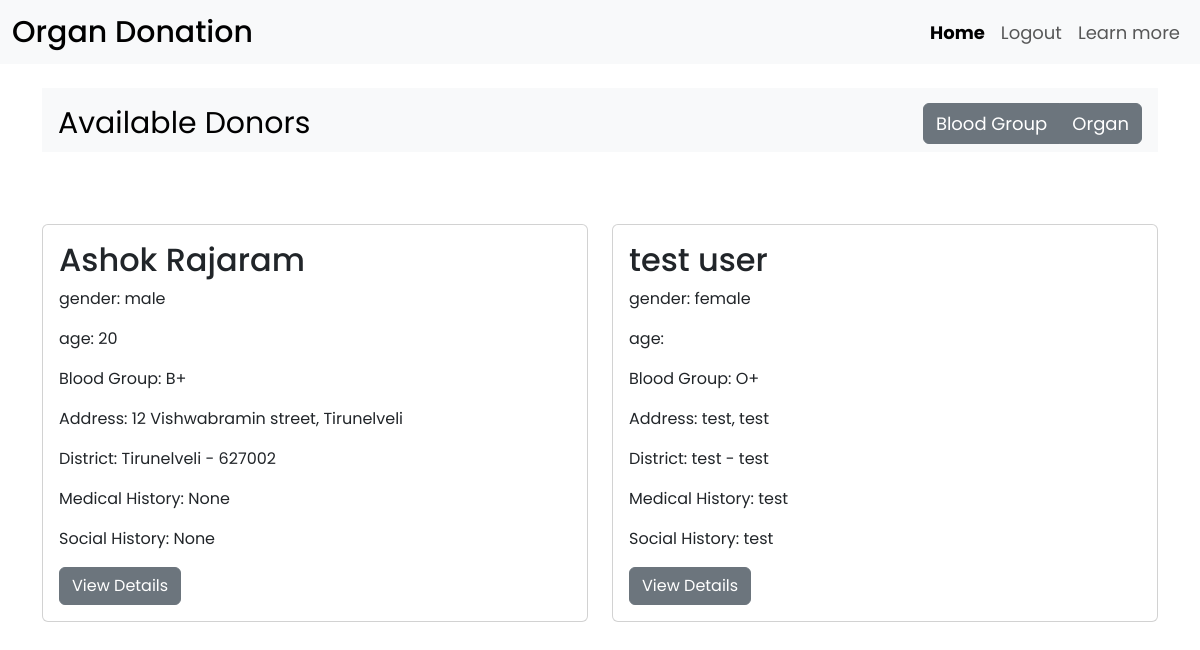
Before: /recipient/homeorgan/ (signed in) with the older database file.
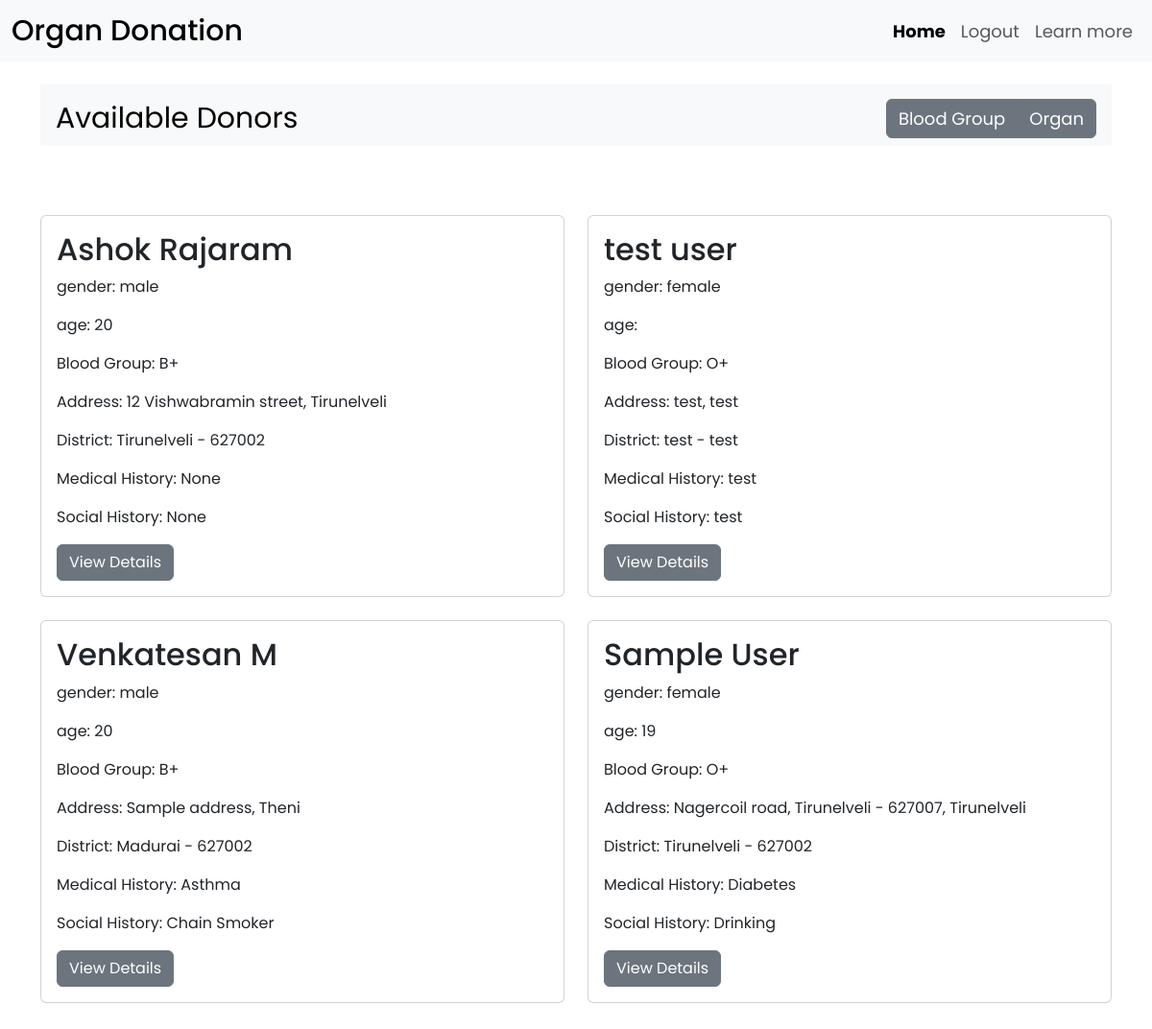
After: the same page with the newer database file.
### organdonation/models.py (models this page shows)
class Donor(models.Model):
   user = models.OneToOneField(User, on_delete=models.CASCADE, primary_key=True)
   email = models.EmailField(max_length=150, null=True)
   first_name = models.CharField(max_length=60)
   last_name = models.CharField(max_length=60)
   dob = models.DateField(null=True)
   age = models.CharField(max_length=2 ,null=True)
   gender = models.CharField(max_length=10)
   mobile = models.CharField(max_length=10)
   blood_group = models.CharField(max_length=3)
   aadhaar = models.CharField(max_length=16)
   addr_line = models.CharField(max_length=100)
   city = models.CharField(max_length=60)
   district = models.CharField(null=True, max_length=60)
   state = models.CharField(max_length=60)
   pincode = models.CharField(max_length=6)
   organs = models.ManyToManyField(Organ)
   medical_history = models.TextField(max_length=200)
   social_history = models.TextField(max_length=200)
   def __str__(self):
      return (f"{self.first_name} {self.last_name}")

### organdonation/views.py (the view)
# urls.py: path('recipient/homeorgan/', views.recipienthomeorganview, name='recipienthomeorgan'),
def recipienthomeorganview(request):
    current_user = request.user
    if current_user.is_authenticated and current_user.is_recipient:
        donorlist = (Donor.objects.all())
        organ = Organ.objects.get(name = current_user.recipient.organ_needed)
        organmatchlist = []
        for donor in donorlist:
            donating_organs = (donor.organs.all())
            for d_organ in donating_organs:
                if d_organ == organ:
                    organmatchlist.append(donor)
                else:
                    pass
        print(organmatchlist)
        organdonormatch = tuple(organmatchlist)
        return render(request, 'organdonation/recipienthome.html',{'organview': True, 'donorslist': organdonormatch})

### organdonation/templates/organdonation/recipienthome.html (shortened to what this page needs)
{% extends 'organdonation/base.html' %}
{% load static %}
{% block csslink%}
<link rel="stylesheet" href="{% static 'organdonation/css/style1.css' %}" />
{%endblock csslink %}
{% block body %}
<div class="container"><br>
   <nav id="navbar-example2" class="navbar bg-body-tertiary px-3 mb-3">
      <a class="navbar-brand" href="#">Available Donors</a>
      <ul class="nav nav-pills">
         <div class="btn-group">
            <a href="{% url 'recipienthome' %}" class="btn btn-secondary text-decoration-none" aria-current="page">Blood Group</a>
            <a href="{% url 'recipienthomeorgan' %}" class="btn btn-secondary text-decoration-none">Organ</a>
          </div>
      </ul>
    </nav>
    {% block view %}
   <div class="row row-cols-1 row-cols-md-2 g-4 my-5">
      {% if organview %}
         {% include 'organdonation/recipientorganview.html' %}
      {% endif %}
   </div>
    {% endblock  %}
{% endblock %}

### organdonation/templates/organdonation/base.html (shortened to what this page needs)
{% load static %}
<html lang="en">
	<head>
		{% block csslink %} {% endblock %}
		<link
			rel="stylesheet"
			href="{% static 'organdonation/bootstrap/css/bootstrap.min.css' %}"
		/>
	</head>
	<body class="img-fluid">
		<nav class="navbar navbar-expand-lg bg-light">
			<div class="container-fluid">
				<a class="navbar-brand h1 mb-0" href="#">Organ Donation</a>
				{% include 'organdonation/navbar.html' %}
			</div>
		</nav>
		{% block body %} {% endblock %}
	</body>
</html>

### organdonation/templates/organdonation/navbar.html (shortened to what this page needs)
{% load static %}
{% if user.is_authenticated and user.is_donor %}
<div class="collapse navbar-collapse" id="navbarNavDropdown">
   <ul class="navbar-nav nav-fill ms-auto">
      <li class="nav-item">
         <a class="nav-link active" aria-current="page" href="{% url 'donorhome' %}">Profile</a>
      </li>
      <li class="nav-item">
         <a class="nav-link" href={% url 'userlogout'%}>Logout</a>
      </li>
      <li class="nav-item">
         <a class="nav-link" href="#">Learn more</a>
      </li>
   </ul>
</div>
{% elif user.is_authenticated and user.is_recipient %}
<div class="collapse navbar-collapse" id="navbarNavDropdown">
   <ul class="navbar-nav nav-fill ms-auto">
      <li class="nav-item">
         <a class="nav-link active" aria-current="page" href="#">Home</a>
      </li>
      <li class="nav-item">
         <a class="nav-link" href={% url 'userlogout' %}>Logout</a>
      </li>
      <li class="nav-item">
         <a class="nav-link" href="#">Learn more</a>
      </li>
   </ul>
</div>
{% endif %}

### organdonation/templates/organdonation/recipientorganview.html
   {% for donor in donorslist %}
   <div class="col">
      <div class="card h-100">
        <div class="card-body">
          <h5 class="card-title fs-2">{{ donor.first_name}} {{ donor.last_name }}</h5>
          <p class="card-text">gender: {{ donor.gender }}</p>
          <p class="card-text">age: {{ donor.age }}</p>
          <p class="card-text">Blood Group:
            {% if donor.blood_group == 'bp' %}
               B+
            {% elif donor.blood_group == 'bn' %}
               B-
            {% elif donor.blood_group == 'an' %}
               A-
            {% elif donor.blood_group == 'ap' %}
               A+
            {% elif donor.blood_group == 'op' %}
               O+
            {% elif donor.blood_group == 'on' %}
               O-
            {% elif donor.blood_group == 'abp' %}
               AB+
            {% elif donor.blood_group == 'abn' %}
               AB-
            {% endif %}
          </p>
          <p class="card-text">Address: {{ donor.addr_line }}, {{ donor.city }}</p>
          <p class="card-text">District: {{ donor.district }} -  {{ donor.pincode }}</p>
          <p class="card-text">Medical History: {{ donor.medical_history }}</p>
          <p class="card-text">Social History: {{ donor.social_history }}</p>
          <a href="#" class="btn btn-secondary">View Details</a>
        </div>
      </div>
   </div>
{% endfor %}

### organdonation/static/organdonation/css/style1.css (style rules this page uses)
:root { --background-color: #f2e9e4; --light: #c9ada7; --medium: #9a8c98; --dark: #4a4e69; --text-color: #22223b; }
* { margin: 0; padding: 0; box-sizing: border-box; font-family: "Poppins", sans-serif; }
nav { height: 8vh; }
.navbar a { font-size: 18px; }
.navbar .navbar-brand { font-size: 30px; }
.navbar-nav .active { font-weight: bold; }

Changed rows visible on the page:
added Donor: first_name "Venkatesan", last_name "M", gender "male", age "20", blood_group "B+", addr_line "Sample address", city "Theni", district "Madurai", pincode "627002", medical_history "Asthma", social_history "Chain Smoker"
added Donor: first_name "Sample", last_name "User", gender "female", age "19", blood_group "O+", addr_line "Nagercoil road, Tirunelveli - 627007", city "Tirunelveli", district "Tirunelveli", pincode "627002", medical_history "Diabetes", social_history "Drinking"
